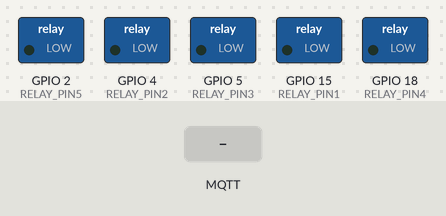
Recording of a sketch running on a simulated ESP32. Parts: switched loads named in the sketch (green lamp = pin HIGH). Inputs (shaded band) come from the test bench. WiFi joins after 1.5 s; servers stay silent unless stated; no MQTT or app messages arrive unless stated; what the sketch prints to the serial monitor is not drawn.

Above: at 3.2 s.
3.3 s: MQTT message "OFF3" arrives on the first subscribed topic
At 3.9 s:
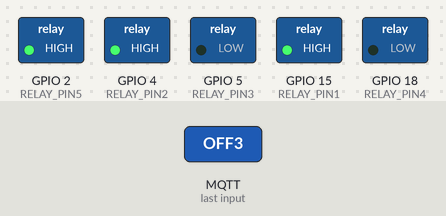
4.8 s: MQTT message "ON3" arrives on the first subscribed topic
At 6.0 s:
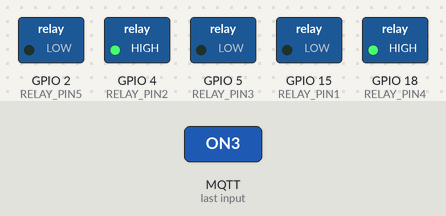
6.3 s: MQTT message "ON4" arrives on the first subscribed topic
At 7.4 s:
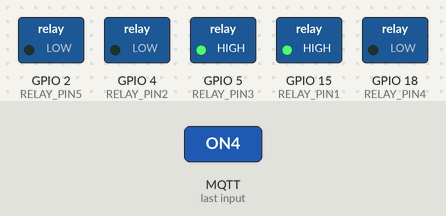
7.8 s: MQTT message "OFF4" arrives on the first subscribed topic
At 8.5 s:
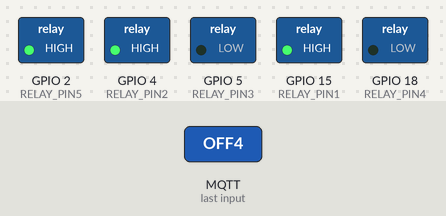
Timing chart, 0 to 10.3 s (numbered marks = the images above; inputs shaded):
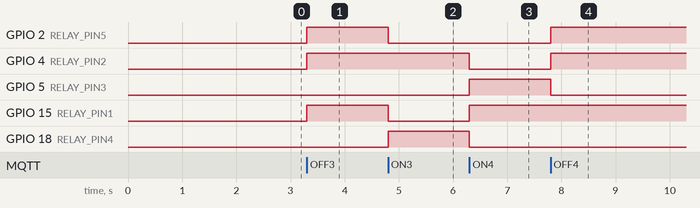

Measured:
- after the input at 3.3 s, GPIO 2 (RELAY_PIN5), GPIO 4 (RELAY_PIN2), GPIO 15 (RELAY_PIN1): LOW → HIGH at once
- after the input at 4.8 s, GPIO 2 (RELAY_PIN5), GPIO 15 (RELAY_PIN1): HIGH → LOW at once; GPIO 18 (RELAY_PIN4): LOW → HIGH at once
- after the input at 6.3 s, GPIO 4 (RELAY_PIN2), GPIO 18 (RELAY_PIN4): HIGH → LOW at once; GPIO 5 (RELAY_PIN3), GPIO 15 (RELAY_PIN1): LOW → HIGH at once
- after the input at 7.8 s, GPIO 2 (RELAY_PIN5), GPIO 4 (RELAY_PIN2): LOW → HIGH at once; GPIO 5 (RELAY_PIN3): HIGH → LOW at once

The sketch:

relay_2.ino
```cpp
#include <WiFi.h>
#include <PubSubClient.h>

#define RELAY_PIN1 15
#define RELAY_PIN2 4
#define RELAY_PIN3 5
#define RELAY_PIN4 18
#define RELAY_PIN5 2


// Konfigurasi WiFi
const char* ssid = "vivo 1938";
const char* password = "123sin@1234";

// Konfigurasi MQTT
const char* mqtt_server = "192.168.43.19";
const char* mqtt_username = "";
const char* mqtt_password = "";
const char* mqtt_topic = "topic/perangkat3";


WiFiClient espClient;
PubSubClient client(espClient);

void setup() {
  // Mulai Serial
  Serial.begin(9600);
  while (!Serial);


  pinMode(RELAY_PIN1, OUTPUT);
  pinMode(RELAY_PIN2, OUTPUT);
  pinMode(RELAY_PIN3, OUTPUT);
  pinMode(RELAY_PIN4, OUTPUT);
  pinMode(RELAY_PIN5, OUTPUT);

  // Hubungkan ke jaringan WiFi
  WiFi.begin(ssid, password);
  while (WiFi.status() != WL_CONNECTED) {
    delay(1000);
    Serial.println("Connecting to WiFi...");
  }

  Serial.println("WiFi connected");

  // Hubungkan ke broker MQTT
  client.setServer(mqtt_server, 1883);
  client.setCallback(callback);
}

void loop() {
  // Periksa koneksi WiFi dan MQTT
  if (!client.connected()) {
    reconnect();
  }
  client.loop();
}

// Fungsi untuk menghubungkan kembali ke broker MQTT
void reconnect() {
  while (!client.connected()) {
    if (client.connect("perangkat3", mqtt_username, mqtt_password)) {
      Serial.println("Connected to MQTT broker");
      client.subscribe(mqtt_topic);
    } else {
      Serial.print("Failed to connect to MQTT broker, rc=");
      Serial.print(client.state());
      Serial.println(" try again in 5 seconds");
      delay(5000);
    }
  }
}


// Fungsi untuk menangani pesan yang diterima
void callback(char* topic, byte* payload, unsigned int length) {
  Serial.print("Message arrived [");
  Serial.print(topic);
  Serial.print("] ");
  for (int i = 0; i < length; i++) {
    Serial.print((char)payload[i]);
  }
  Serial.println();
  // Konversi payload menjadi string
  String data = "";
  for (int i = 0; i < length; i++) {
    data += (char)payload[i];
  }

  if (String(topic) == "topic/perangkat3") {
    // Cek nilai pesan yang diterima
    if (data == "OFF3") {
      // Nyalakan relay
      Serial.println("Relay turned OFF");
      digitalWrite(RELAY_PIN1, HIGH);
      digitalWrite(RELAY_PIN4, LOW);
      digitalWrite(RELAY_PIN2, HIGH);
      digitalWrite(RELAY_PIN3, LOW);
      digitalWrite(RELAY_PIN5, HIGH);
    } else if (data == "ON3") {
      // Matikan relay
      Serial.println("Relay turned ON");
      digitalWrite(RELAY_PIN1, LOW);
      digitalWrite(RELAY_PIN4, HIGH);
      digitalWrite(RELAY_PIN2, HIGH);
      digitalWrite(RELAY_PIN3, LOW);
      digitalWrite(RELAY_PIN5, LOW);
    }else if (data == "OFF4") {
      // Nyalakan relay
      Serial.println("Relay turned OFF");
      digitalWrite(RELAY_PIN2, HIGH);
      digitalWrite(RELAY_PIN3, LOW);
      digitalWrite(RELAY_PIN1, HIGH);
      digitalWrite(RELAY_PIN4, LOW);
      digitalWrite(RELAY_PIN5, HIGH);
    } else if (data == "ON4") {
      // Matikan relay
      Serial.println("Relay turned ON");
      digitalWrite(RELAY_PIN2, LOW);
      digitalWrite(RELAY_PIN3, HIGH);
      digitalWrite(RELAY_PIN1, HIGH);
      digitalWrite(RELAY_PIN4, LOW);
      digitalWrite(RELAY_PIN5, LOW);
    }
    Serial.print(data);

}
}
```
